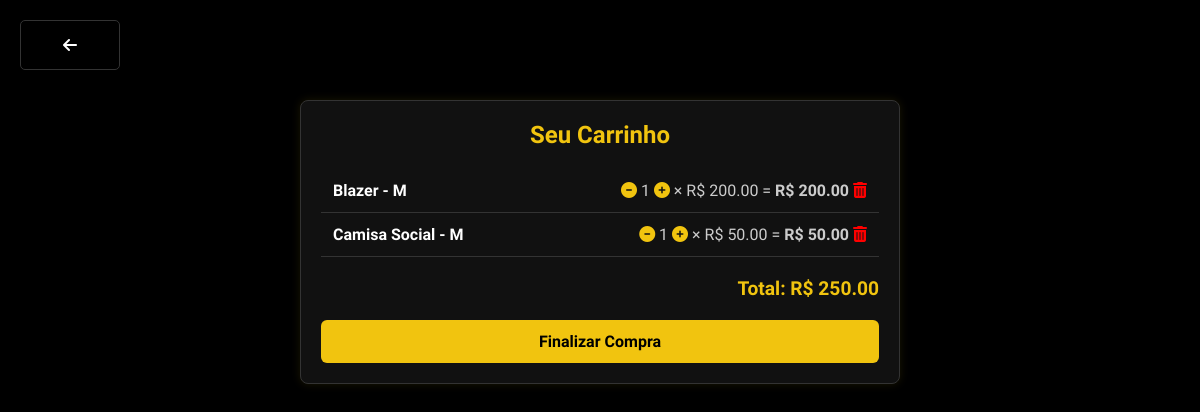
Page /carrinho/ (signed in) on the earlier database version.
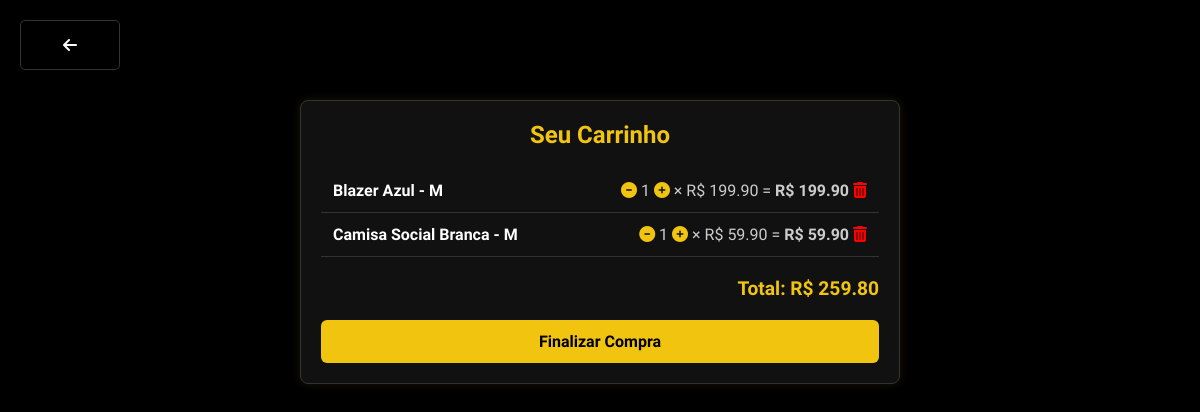
Same page on the later database version.
### auraapp/models.py (models this page shows, shortened)
class Pedido(models.Model):
    cliente = models.ForeignKey(Cliente, on_delete=models.CASCADE)
    produto = models.ForeignKey(Produto, on_delete=models.CASCADE)
    quantidade = models.IntegerField(default=1)
    tamanho = models.CharField(max_length=5, default='M')
    finalizado = models.BooleanField(default=False)
    def subtotal(self):
        return self.quantidade * self.produto.preco

class Produto(models.Model):
    nome = models.CharField(max_length=150)
    preco = models.DecimalField(max_digits=6, decimal_places=2)
    categoria = models.ForeignKey(Categoria, on_delete=models.CASCADE)
    imagem = models.ImageField(upload_to='./static/', default='./static/blazer.png')
    emAlta = models.BooleanField(default=False)

### auraapp/views.py (the view)
# urls.py: path('carrinho/', views.ver_carrinho, name='ver_carrinho'),
def ver_carrinho(request):
    cliente_id = request.session.get('cliente_id')
    if not cliente_id:
        return redirect('login')
    cliente = get_object_or_404(Cliente, id=cliente_id)
    itens = Pedido.objects.filter(cliente=cliente, finalizado=False)
    total = sum([item.subtotal() for item in itens])
    return render(request, 'auraapp/carrinho.html', {'itens': itens, 'total': total})

### auraapp/templates/auraapp/carrinho.html (shortened to what this page needs)
<link rel="stylesheet" href="https://cdnjs.cloudflare.com/ajax/libs/font-awesome/6.5.0/css/all.min.css">
<a href="{% url 'home' %}" class="sair">
    <i class="fas fa-arrow-left"></i>
</a>
<div class="carrinho-container">
    <h2>Seu Carrinho</h2>
    {% if itens %}
        <ul class="carrinho-itens">
    {% for item in itens %}
        <li>
            <span class="nome">{{ item.produto.nome }} - {{item.tamanho}}</span>
            <span class="detalhes">
                <a href="{% url 'diminuir_quantidade' item.id %}" style="color:#f1c40f"><i class="fas fa-minus-circle"></i></a>
                {{ item.quantidade }}
                <a href="{% url 'aumentar_quantidade' item.id %}" style="color:#f1c40f"><i class="fas fa-plus-circle"></i></a>
                × R$ {{ item.produto.preco }} =
                <strong>R$ {{ item.subtotal }}</strong>
                <a href="{% url 'remover_item' item.id %}" style="color:red;"><i class="fas fa-trash-alt"></i></a>
            </span>
        </li>
    {% endfor %}
</ul>
        <p class="total"><strong>Total: R$ {{ total }}</strong></p>
        <a class="finalizar-btn" href="{% url 'finalizar_compra' %}">Finalizar Compra</a>
    {% else %}
        <p class="vazio">Seu carrinho está vazio.</p>
    {% endif %}
</div>

Differences in the rows shown:
changed through a linked row, Pedido: produto.nome "Blazer" → "Blazer Azul"; produto.preco "200.00" → "199.90"; subtotal "200.00" → "199.90"
changed through a linked row, Pedido: produto.nome "Camisa Social" → "Camisa Social Branca"; produto.preco "50.00" → "59.90"; subtotal "50.00" → "59.90"
Other differences:
{{ total }}: "250.00" → "259.80"
